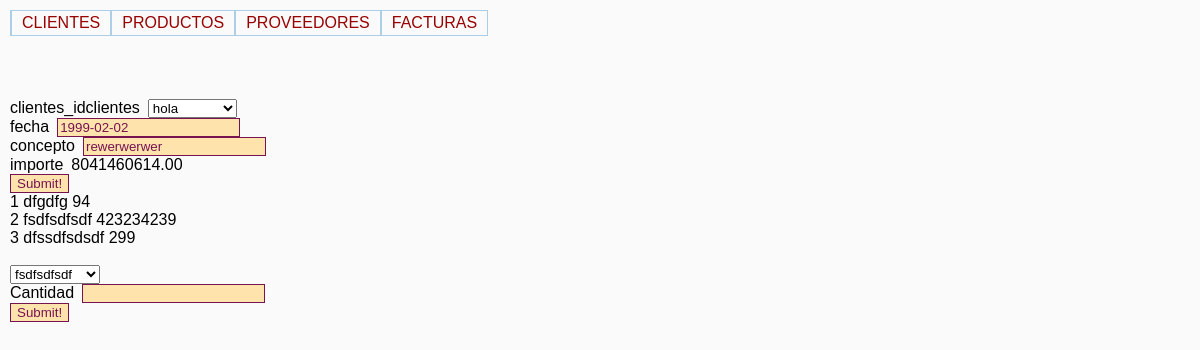
/index.php/facturas/edit/5, run on the app's committed database.
### tables this page shows
CREATE TABLE IF NOT EXISTS `facturas` (
  `idfacturas` int(10) unsigned NOT NULL AUTO_INCREMENT,
  `clientes_idclientes` int(10) unsigned NOT NULL,
  `fecha` date DEFAULT NULL,
  `concepto` varchar(30) DEFAULT NULL,
  `importe` double(20,2) DEFAULT NULL,
  PRIMARY KEY (`idfacturas`),
  KEY `fk_facturas_clientes` (`clientes_idclientes`)
);

CREATE TABLE IF NOT EXISTS `facturas_has_productos` (
  `facturas_idfacturas` int(10) unsigned NOT NULL,
  `productos_idarticulos` int(11) NOT NULL,
  `cantidad` int(11) NOT NULL,
  PRIMARY KEY (`facturas_idfacturas`,`productos_idarticulos`),
  KEY `fk_facturas_has_productos_productos1` (`productos_idarticulos`),
  KEY `fk_facturas_has_productos_facturas1` (`facturas_idfacturas`)
);

CREATE TABLE IF NOT EXISTS `productos` (
  `idarticulos` int(11) NOT NULL AUTO_INCREMENT,
  `nombre` varchar(45) DEFAULT NULL,
  `descripcion` varchar(45) DEFAULT NULL,
  `stock` int(10) unsigned DEFAULT NULL,
  `precio` double(20,2) DEFAULT NULL,
  `categoria_idcategoria` int(11) NOT NULL,
  `proveedores_idproveedores` int(10) unsigned NOT NULL,
  PRIMARY KEY (`idarticulos`,`proveedores_idproveedores`),
  KEY `fk_productos_categoria1` (`categoria_idcategoria`),
  KEY `fk_productos_proveedores1` (`proveedores_idproveedores`)
);

### application/controllers/facturas.php (called while the page is built, shortened)
<?php
class Facturas extends CI_Controller {
    public function edit($id) {
        $data['menu'] = main_menu();
        $this->db->where(array('idfacturas' => $id));
        $factura = $this->db->get('facturas');
        $data['factura'] = $factura->result();
        $this->db->where(array('facturas_idfacturas' => $id));
        $facturas_has_productos = $this->db->get('facturas_has_productos')->result_array();
        $data['facturas_has_productos'] = $facturas_has_productos;
        $this->load->view('facturasedit', $data);
    }
}

### index.php (called while the page is built, shortened)
<?php
require_once BASEPATH.'core/CodeIgniter.php';

### application/views/facturasedit.php (the view, shortened to what this page needs)
<!DOCTYPE html PUBLIC "-//W3C//DTD XHTML 1.0 Transitional//EN" "http://www.w3.org/TR/xhtml1/DTD/xhtml1-transitional.dtd">
<html xmlns="http://www.w3.org/1999/xhtml">
<head>
    </head>
    <body>
        <?php echo $menu;   echo"<br>";?>
    ?><br>
        <?php echo form_open('facturas/save'); ?>
        <br>
        <?php echo form_label('clientes_idclientes', 'clientes_idclientes	'); ?>
        <?php echo combo_clientes($clientes_idclientes = (!empty($factura[0]->clientes_idclientes) ? $factura[0]->clientes_idclientes : '')); ?>
            <br>
        <?php echo form_label('fecha', 'fecha'); ?>
        <?php echo form_input('fecha', $fecha = (!empty($factura[0]->fecha) ? $factura[0]->fecha : '')); ?>
                <br>
        <?php echo form_label('concepto', 'concepto'); ?>
        <?php echo form_input('concepto', $concepto = (!empty($factura[0]->concepto) ? $factura[0]->concepto : '')); ?>
                    <br>
        <?php echo form_label('importe', 'importe'); ?>
        <?php echo (!empty($factura[0]->importe) ? $factura[0]->importe : ''); ?>
                        <br>
        <?php echo form_submit('', 'Submit!'); ?>
        <?php echo form_close(); ?>
        <?php if (!empty($facturas_has_productos)) : ?>
            <?php foreach ($facturas_has_productos as $value) : ?>
                <?php $query = $this->db->get_where('productos', array('idarticulos' => $value['productos_idarticulos'])); ?>
                <?php echo $value['productos_idarticulos']; ?>
                <?php if ($query->num_rows() > 0) : ?>
                    <?php $row = $query->row(); ?>
                    <?php echo $row->nombre; ?>
                <?php endif; ?>
                <?php echo $value['cantidad'] . '<br>';?>
            <?php endforeach; ?>
        <?php else : ?>
            <?php echo "No hay productos"; ?>
        <?php endif; ?>
        <?php if (!empty($factura[0]->idfacturas)) : ?>
        <?php echo form_open('facturas/save_products'); ?>
                            <br>
        <?php echo combo_productos(null, 'productos_idarticulos'); ?>
                            <br>
 <?php echo form_label('Cantidad', 'cantidad'); ?>
        <?php echo form_input('cantidad'); ?><br>
        <?php echo form_submit('', 'Submit!'); ?>
        <?php echo form_close(); ?>
         <?php endif; ?>
    </body>
</html>

### styles/styles.css (style rules this page uses)
body { font-family: Gill, Helvetica, sans-serif; padding: 5px; margin: 5px; background: #fafafa; }
a { color:#900; text-transform: uppercase; text-decoration: none; display: block; padding: 3px 10px; text-align: center; }
ul, li { list-style-type: none; }
ul { margin: 0; padding: 0; height: 25px; margin-bottom: 10px; }
ul :first-child { border-left: 1px solid #ACCFE8; }
li { border-bottom: 1px solid #ACCFE8; border-top: 1px solid #ACCFE8; border-right: 1px solid #ACCFE8; float: left; }
label { float: left; text-align: right; margin-right: 0.5em; display: block }
input { color: #781351; background: #fee3ad; border: 1px solid #781351 }

### data on the page
facturas: fecha "1999-02-02", concepto "rewerwerwer", importe "8041460614.00"
facturas_has_productos: productos_idarticulos "1", productos.nombre "dfgdfg", cantidad "94"
facturas_has_productos: productos_idarticulos "2", productos.nombre "fsdfsdfsdf", cantidad "423234239"
facturas_has_productos: productos_idarticulos "3", productos.nombre "dfssdfsdsdf", cantidad "299"

### other printed values
$menu "CLIENTES PRODUCTOS PROVEEDORES FACTURAS"
form_label('clientes_idclientes', 'clientes_idclientes	') "clientes_idclientes"
form_label('fecha', 'fecha') "fecha"
form_label('concepto', 'concepto') "concepto"
form_label('importe', 'importe') "importe"
form_label('Cantidad', 'cantidad') "Cantidad"
form field clientes_idclientes "hola"
form field productos_idarticulos "fsdfsdfsdf"
